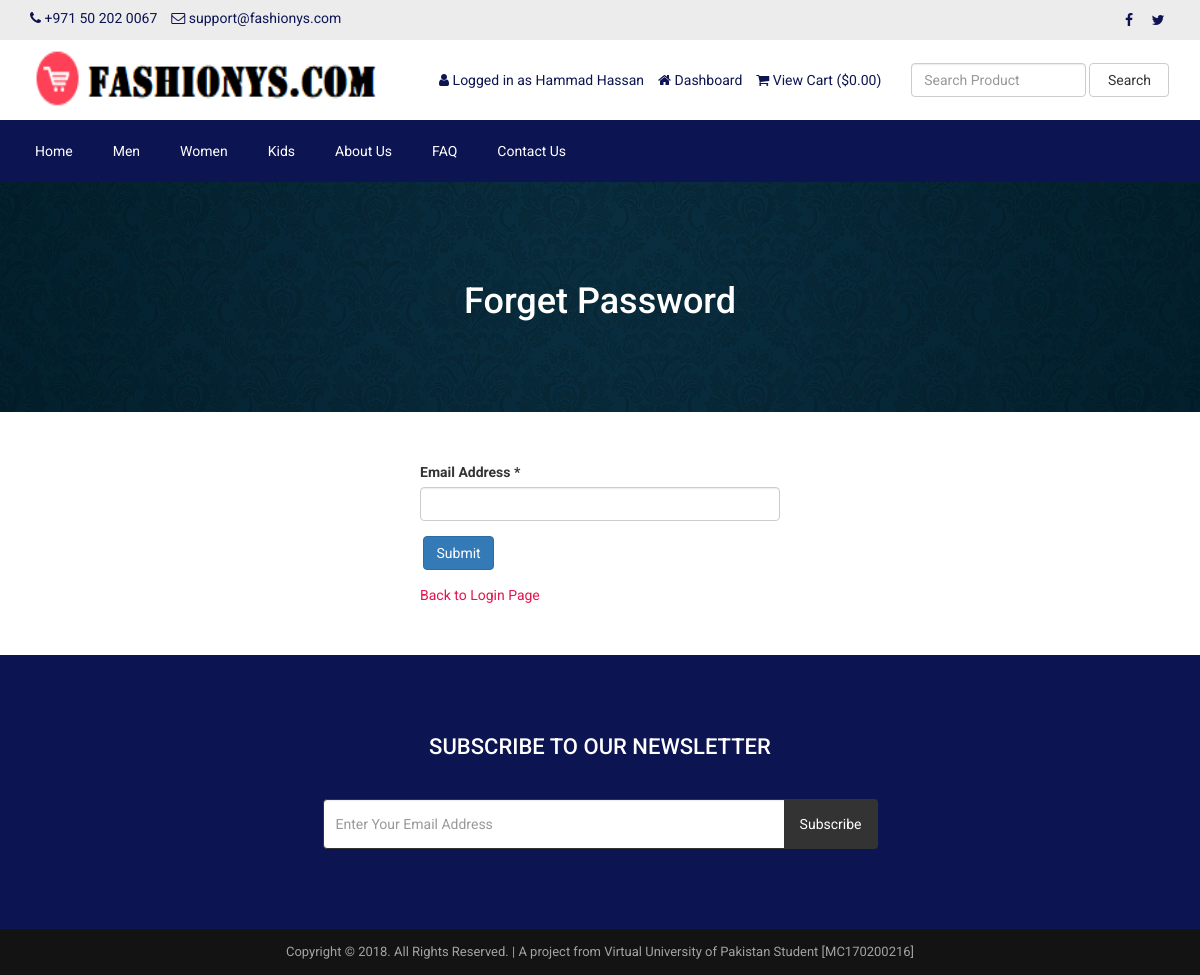
/forget-password.php (signed in), run on the app's committed database.
### tables this page shows
CREATE TABLE `tbl_settings` (  `id` int(11) NOT NULL,  `logo` varchar(100) NOT NULL,  `favicon` varchar(100) NOT NULL,  `footer_about` text NOT NULL,  `footer_copyright` text NOT NULL,  `contact_address` text NOT NULL,  `contact_email` varchar(100) NOT NULL,  `contact_phone` varchar(100) NOT NULL,  `contact_fax` varchar(100) NOT NULL,  `contact_map_iframe` text NOT NULL,  `receive_email` varchar(100) NOT NULL,  `receive_email_subject` varchar(100) NOT NULL,  `receive_email_thank_you_message` text NOT NULL,  `forget_password_message` text NOT NULL,  `total_recent_post_footer` int(10) NOT NULL,  `total_popular_post_footer` int(10) NOT NULL,  `total_recent_post_sidebar` int(11) NOT NULL,  `total_popular_post_sidebar` int(11) NOT NULL,  `total_featured_product_home` int(11) NOT NULL,  `total_latest_product_home` int(11) NOT NULL,  `total_popular_product_home` int(11) NOT NULL,  `meta_title_home` text NOT NULL,  `meta_keyword_home` text NOT NULL,  `meta_description_home` text NOT NULL,  `banner_login` varchar(100) NOT NULL,  `banner_registration` varchar(100) NOT NULL,  `banner_forget_password` varchar(100) NOT NULL,  `banner_reset_password` varchar(100) NOT NULL,  `banner_search` varchar(100) NOT NULL,  `banner_cart` varchar(100) NOT NULL,  `banner_checkout` varchar(100) NOT NULL,  `banner_product_category` varchar(100) NOT NULL,  `banner_blog` varchar(100) NOT NULL,  `cta_title` varchar(100) NOT NULL,  `cta_content` text NOT NULL,  `cta_read_more_text` varchar(100) NOT NULL,  `cta_read_more_url` varchar(100) NOT NULL,  `cta_photo` varchar(100) NOT NULL,  `featured_product_title` varchar(100) NOT NULL,  `featured_product_subtitle` varchar(100) NOT NULL,  `latest_product_title` varchar(100) NOT NULL,  `latest_product_subtitle` varchar(100) NOT NULL,  `popular_product_title` varchar(100) NOT NULL,  `popular_product_subtitle` varchar(100) NOT NULL,  `testimonial_title` varchar(100) NOT NULL,  `testimonial_subtitle` varchar(100) NOT NULL,  `testimonial_photo` varchar(100) NOT NULL,  `blog_title` varchar(100) NOT NULL,  `blog_subtitle` varchar(100) NOT NULL,  `newsletter_text` text NOT NULL,  `paypal_email` varchar(100) NOT NULL,  `stripe_public_key` varchar(100) NOT NULL,  `stripe_secret_key` varchar(100) NOT NULL,  `bank_detail` text NOT NULL,  `before_head` text NOT NULL,  `after_body` text NOT NULL,  `before_body` text NOT NULL,  `home_service_on_off` int(11) NOT NULL,  `home_welcome_on_off` int(11) NOT NULL,  `home_featured_product_on_off` int(11) NOT NULL,  `home_latest_product_on_off` int(11) NOT NULL,  `home_popular_product_on_off` int(11) NOT NULL,  `home_testimonial_on_off` int(11) NOT NULL,  `home_blog_on_off` int(11) NOT NULL,  `newsletter_on_off` int(11) NOT NULL,  `ads_above_welcome_on_off` int(1) NOT NULL,  `ads_above_featured_product_on_off` int(1) NOT NULL,  `ads_above_latest_product_on_off` int(1) NOT NULL,  `ads_above_popular_product_on_off` int(1) NOT NULL,  `ads_above_testimonial_on_off` int(1) NOT NULL,  `ads_category_sidebar_on_off` int(1) NOT NULL);

CREATE TABLE `tbl_social` (
  `social_id` int(11) NOT NULL,
  `social_name` varchar(30) NOT NULL,
  `social_url` varchar(255) NOT NULL,
  `social_icon` varchar(30) NOT NULL
);

CREATE TABLE `tbl_top_category` (
  `tcat_id` int(11) NOT NULL,
  `tcat_name` varchar(255) NOT NULL,
  `show_on_menu` int(1) NOT NULL
);

CREATE TABLE `tbl_page` (
  `id` int(11) NOT NULL,
  `about_title` varchar(255) NOT NULL,
  `about_content` text NOT NULL,
  `about_banner` varchar(255) NOT NULL,
  `about_meta_title` varchar(255) NOT NULL,
  `about_meta_keyword` text NOT NULL,
  `about_meta_description` text NOT NULL,
  `faq_title` varchar(255) NOT NULL,
  `faq_banner` varchar(255) NOT NULL,
  `faq_meta_title` varchar(255) NOT NULL,
  `faq_meta_keyword` text NOT NULL,
  `faq_meta_description` text NOT NULL,
  `blog_title` varchar(255) NOT NULL,
  `blog_banner` varchar(255) NOT NULL,
  `blog_meta_title` varchar(255) NOT NULL,
  `blog_meta_keyword` text NOT NULL,
  `blog_meta_description` text NOT NULL,
  `contact_title` varchar(255) NOT NULL,
  `contact_banner` varchar(255) NOT NULL,
  `contact_meta_title` varchar(255) NOT NULL,
  `contact_meta_keyword` text NOT NULL,
  `contact_meta_description` text NOT NULL,
  `pgallery_title` varchar(255) NOT NULL,
  `pgallery_banner` varchar(255) NOT NULL,
  `pgallery_meta_title` varchar(255) NOT NULL,
  `pgallery_meta_keyword` text NOT NULL,
  `pgallery_meta_description` text NOT NULL,
  `vgallery_title` varchar(255) NOT NULL,
  `vgallery_banner` varchar(255) NOT NULL,
  `vgallery_meta_title` varchar(255) NOT NULL,
  `vgallery_meta_keyword` text NOT NULL,
  `vgallery_meta_description` text NOT NULL
);

### forget-password.php (the view, shortened to what this page needs)
<?php require_once('header.php'); ?>
<?php
$statement = $pdo->prepare("SELECT * FROM tbl_settings WHERE id=1");
$statement->execute();
$result = $statement->fetchAll(PDO::FETCH_ASSOC);
foreach ($result as $row) {
    $banner_forget_password = $row['banner_forget_password'];
}
?>
<div class="page-banner" style="background-color:#444;background-image: url(assets/uploads/<?php echo $banner_forget_password; ?>);">
    <div class="inner">
        <h1><?php echo LANG_VALUE_97; ?></h1>
    </div>
</div>
<div class="page">
    <div class="container">
        <div class="row">
            <div class="col-md-12">
                <div class="user-content">
                    <form action="" method="post">
                        <div class="row">
                            <div class="col-md-4"></div>
                            <div class="col-md-4">
                                <div class="form-group">
                                    <label for=""><?php echo LANG_VALUE_94; ?> *</label>
                                    <input type="email" class="form-control" name="cust_email">
                                </div>
                                <div class="form-group">
                                    <input type="submit" class="btn btn-primary" value="<?php echo LANG_VALUE_4; ?>" name="form1">
                                </div>
                                <a href="login.php" style="color:#e4144d;"><?php echo LANG_VALUE_12; ?></a>
                            </div>
                        </div>
                    </form>
                </div>
            </div>
        </div>
    </div>
</div>
<?php require_once('footer.php'); ?>

### header.php (shortened to what this page needs)
<?php
include("admin/inc/config.php");
$statement = $pdo->prepare("SELECT * FROM tbl_settings WHERE id=1");
$statement->execute();
$result = $statement->fetchAll(PDO::FETCH_ASSOC);
foreach ($result as $row)
{
	$logo = $row['logo'];
	$contact_email = $row['contact_email'];
	$contact_phone = $row['contact_phone'];
}
?>
<!DOCTYPE html>
<html lang="en">
<head>
	<link rel="stylesheet" href="assets/css/bootstrap.min.css">
	<link rel="stylesheet" href="assets/css/font-awesome.min.css">
	<link rel="stylesheet" href="assets/css/owl.carousel.min.css">
	<link rel="stylesheet" href="assets/css/owl.theme.default.min.css">
	<link rel="stylesheet" href="assets/css/jquery.bxslider.min.css">
    <link rel="stylesheet" href="assets/css/magnific-popup.css">
    <link rel="stylesheet" href="assets/css/rating.css">
	<link rel="stylesheet" href="assets/css/spacing.css">
	<link rel="stylesheet" href="assets/css/bootstrap-touch-slider.css">
	<link rel="stylesheet" href="assets/css/animate.min.css">
	<link rel="stylesheet" href="assets/css/tree-menu.css">
	<link rel="stylesheet" href="assets/css/select2.min.css">
	<link rel="stylesheet" href="assets/css/main.css">
	<link rel="stylesheet" href="assets/css/responsive.css">
	<?php
	$statement = $pdo->prepare("SELECT * FROM tbl_page WHERE id=1");
	$statement->execute();
	$result = $statement->fetchAll(PDO::FETCH_ASSOC);
		?>
</head>
<body>
<div class="top">
	<div class="container">
		<div class="row">
			<div class="col-md-6 col-sm-6 col-xs-12">
				<div class="left">
					<ul>
						<li><i class="fa fa-phone"></i> <?php echo $contact_phone; ?></li>
						<li><i class="fa fa-envelope-o"></i> <?php echo $contact_email; ?></li>
					</ul>
				</div>
			</div>
			<div class="col-md-6 col-sm-6 col-xs-12">
				<div class="right">
					<ul>
						<?php
						$statement = $pdo->prepare("SELECT * FROM tbl_social");
						$statement->execute();
						$result = $statement->fetchAll(PDO::FETCH_ASSOC);
						foreach ($result as $row) {
							?>
							<?php if($row['social_url'] != ''): ?>
							<li><a href="<?php echo $row['social_url']; ?>"><i class="<?php echo $row['social_icon']; ?>"></i></a></li>
							<?php endif; ?>
							<?php
						}
						?>
					</ul>
				</div>
			</div>
		</div>
	</div>
</div>
<div class="header">
	<div class="container">
		<div class="row inner">
			<div class="col-md-4 logo">
				<a href="index.php"><img src="assets/uploads/<?php echo $logo; ?>" alt="logo image"></a>
			</div>
			<div class="col-md-5 right">
				<ul>
					<?php
					if(isset($_SESSION['customer'])) {
						?>
						<li><i class="fa fa-user"></i> <?php echo LANG_VALUE_13; ?> <?php echo $_SESSION['customer']['cust_name']; ?></li>
						<li><a href="dashboard.php"><i class="fa fa-home"></i> <?php echo LANG_VALUE_89; ?></a></li>
						<?php
					} else {
						?>
						<li><a href="login.php"><i class="fa fa-sign-in"></i> <?php echo LANG_VALUE_9; ?></a></li>
						<li><a href="registration.php"><i class="fa fa-user-plus"></i> <?php echo LANG_VALUE_15; ?></a></li>
						<?php
					}
					?>
					<li><a href="cart.php"><i class="fa fa-shopping-cart"></i> <?php echo LANG_VALUE_19; ?> (<?php echo LANG_VALUE_1; ?><?php
					if(isset($_SESSION['cart_p_id'])) {
						$table_total_price = 0;
						$i=0;
	                    foreach($_SESSION['cart_p_qty'] as $key => $value)
	                    {
	                        $i++;
	                        $arr_cart_p_qty[$i] = $value;
	                    }                    $i=0;
	                    foreach($_SESSION['cart_p_current_price'] as $key => $value)
	                    {
	                        $i++;
	                        $arr_cart_p_current_price[$i] = $value;
	                    }
	                    for($i=1;$i<=count($arr_cart_p_qty);$i++) {
	                    	$row_total_price = $arr_cart_p_current_price[$i]*$arr_cart_p_qty[$i];
	                        $table_total_price = $table_total_price + $row_total_price;
	                    }
						echo $table_total_price;
					} else {
						echo '0.00';
					}
					?>)</a></li>
				</ul>
			</div>
			<div class="col-md-3 search-area">
				<form class="navbar-form navbar-left" role="search" action="search-result.php" method="get">
					<div class="form-group">
						<input type="text" class="form-control search-top" placeholder="<?php echo LANG_VALUE_2; ?>" name="search_text">
					</div>
					<button type="submit" class="btn btn-default"><?php echo LANG_VALUE_3; ?></button>
				</form>
			</div>
		</div>
	</div>
</div>
<div class="nav">
	<div class="container">
		<div class="row">
			<div class="col-md-12 pl_0 pr_0">
				<div class="menu-container">
					<div class="menu">
						<ul>
							<li><a href="index.php">Home</a></li>
							<?php
							$statement = $pdo->prepare("SELECT * FROM tbl_top_category WHERE show_on_menu=1");
							$statement->execute();
							$result = $statement->fetchAll(PDO::FETCH_ASSOC);
							foreach ($result as $row) {
								?>
								<li><a href="product-category.php?id=<?php echo $row['tcat_id']; ?>&type=top-category"><?php echo $row['tcat_name']; ?></a>
								</li>
								<?php
							}
							?>
							<?php
							$statement = $pdo->prepare("SELECT * FROM tbl_page WHERE id=1");
							$statement->execute();
							$result = $statement->fetchAll(PDO::FETCH_ASSOC);
							foreach ($result as $row) {
								$about_title = $row['about_title'];
								$faq_title = $row['faq_title'];
								$contact_title = $row['contact_title'];
							}
							?>
							<li><a href="about.php"><?php echo $about_title; ?></a></li>
							<li><a href="faq.php"><?php echo $faq_title; ?></a></li>
							<li><a href="contact.php"><?php echo $contact_title; ?></a></li>
						</ul>
					</div>
				</div>
			</div>
		</div>
	</div>
</div>

### footer.php (shortened to what this page needs)
<?php
$statement = $pdo->prepare("SELECT * FROM tbl_settings WHERE id=1");
$statement->execute();
$result = $statement->fetchAll(PDO::FETCH_ASSOC);
foreach ($result as $row)
{
	$footer_copyright = $row['footer_copyright'];
    $newsletter_on_off = $row['newsletter_on_off'];
}
?>
<?php if($newsletter_on_off == 1): ?>
<section class="home-newsletter">
	<div class="container">
		<div class="row">
			<div class="col-md-6 col-md-offset-3">
				<div class="single">
				<form action="" method="post">
					<h2><?php echo LANG_VALUE_93; ?></h2>
					<div class="input-group">
			        	<input type="email" class="form-control" placeholder="<?php echo LANG_VALUE_95; ?>" name="email_subscribe">
			         	<span class="input-group-btn">
			         	<button class="btn btn-theme" type="submit" name="form_subscribe"><?php echo LANG_VALUE_92; ?></button>
			         	</span>
			        </div>
				</div>
			</div>
		</div>
	</div>
</section>
<?php endif; ?>
<div class="footer-bottom">
	<div class="container">
		<div class="row">
			<div class="col-md-12 copyright">
				<?php echo $footer_copyright; ?>
			</div>
		</div>
	</div>
</div>
</body>
</html>

### data on the page
tbl_settings: contact_phone "+971 50 202 0067", contact_email "support@fashionys.com", logo (picture), banner_forget_password (picture), footer_copyright "Copyright © 2018. All Rights Reserved. | A project from Virtual University of Pakistan Student [MC170200216]"
tbl_top_category: tcat_name "Men"
tbl_top_category: tcat_name "Women"
tbl_top_category: tcat_name "Kids"
tbl_page: about_title "About Us", faq_title "FAQ", contact_title "Contact Us"

### other printed values
LANG_VALUE_13 "Logged in as"
$_SESSION['customer']['cust_name'] "Hammad Hassan"
LANG_VALUE_89 "Dashboard"
LANG_VALUE_19 "View Cart"
LANG_VALUE_1 "$"
LANG_VALUE_3 "Search"
LANG_VALUE_97 "Forget Password"
LANG_VALUE_94 "Email Address"
LANG_VALUE_12 "Back to Login Page"
LANG_VALUE_93 "SUBSCRIBE TO OUR NEWSLETTER"
LANG_VALUE_92 "Subscribe"
